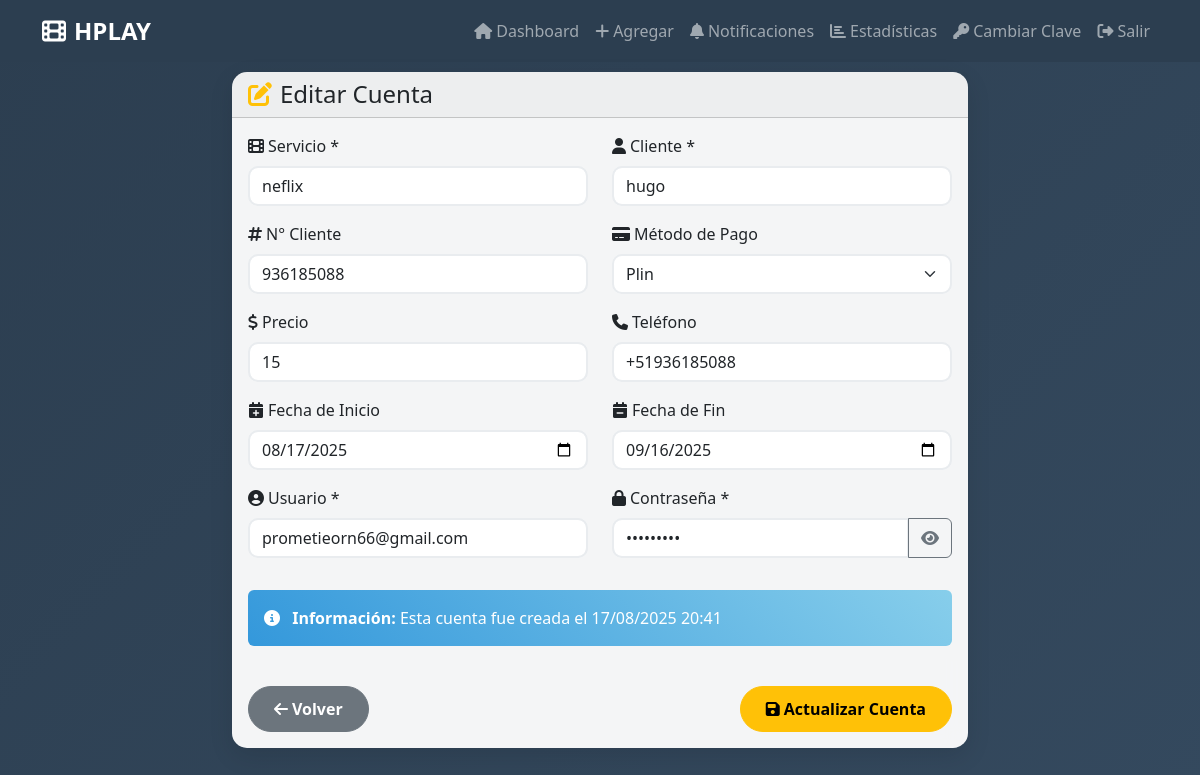
The app's page /editar_cuenta/2 (signed in) with its own data.
### app.py (models this page shows)
class Cuenta(db.Model):
    id = db.Column(db.Integer, primary_key=True)
    servicio = db.Column(db.String(100), nullable=False)
    cliente = db.Column(db.String(100), nullable=False)
    num_cliente = db.Column(db.String(50))
    metodo = db.Column(db.String(50))
    precio = db.Column(db.String(50))
    telefono = db.Column(db.String(20))
    fecha_inicio = db.Column(db.String(20))
    fecha_fin = db.Column(db.String(20))
    usuario = db.Column(db.String(100), nullable=False)
    password = db.Column(db.String(100), nullable=False)
    vencida = db.Column(db.Boolean, default=False)
    fecha_creacion = db.Column(db.DateTime, default=datetime.utcnow)

### app.py (the view, shortened to what this page needs)
@app.route('/editar_cuenta/<int:id>', methods=['GET', 'POST'])
def editar_cuenta(id):
    if 'user_id' not in session:
        return redirect(url_for('login'))
    cuenta = Cuenta.query.get_or_404(id)
    return render_template('editar_cuenta.html', cuenta=cuenta)

### web_app/templates/editar_cuenta.html (shortened to what this page needs)
{% extends "base.html" %}
{% block content %}
<div class="container">
    <div class="row justify-content-center">
        <div class="col-12 col-lg-8">
            <div class="card">
                <div class="card-header">
                    <h4 class="mb-0">
                        <i class="fas fa-edit me-2 text-warning"></i>Editar Cuenta
                    </h4>
                </div>
                <div class="card-body">
                    <form method="POST" class="needs-validation" novalidate>
                        <div class="row">
                            <div class="col-md-6 mb-3">
                                <label for="servicio" class="form-label">
                                    <i class="fas fa-film me-1"></i>Servicio *
                                </label>
                                <input type="text" class="form-control" id="servicio" name="servicio"
                                       value="{{ cuenta.servicio }}" required placeholder="Netflix, Disney+, etc.">
                            </div>
                            <div class="col-md-6 mb-3">
                                <label for="cliente" class="form-label">
                                    <i class="fas fa-user me-1"></i>Cliente *
                                </label>
                                <input type="text" class="form-control" id="cliente" name="cliente"
                                       value="{{ cuenta.cliente }}" required placeholder="Nombre del cliente">
                            </div>
                            <div class="col-md-6 mb-3">
                                <label for="num_cliente" class="form-label">
                                    <i class="fas fa-hashtag me-1"></i>N° Cliente
                                </label>
                                <input type="text" class="form-control" id="num_cliente" name="num_cliente"
                                       value="{{ cuenta.num_cliente or '' }}" placeholder="Número de cliente">
                            </div>
                            <div class="col-md-6 mb-3">
                                <label for="metodo" class="form-label">
                                    <i class="fas fa-credit-card me-1"></i>Método de Pago
                                </label>
                                <select class="form-select" id="metodo" name="metodo">
                                    <option value="Plin" {% if cuenta.metodo == 'Plin' %}selected{% endif %}>Plin</option>
                                </select>
                            </div>
                            <div class="col-md-6 mb-3">
                                <label for="precio" class="form-label">
                                    <i class="fas fa-dollar-sign me-1"></i>Precio
                                </label>
                                <input type="text" class="form-control" id="precio" name="precio"
                                       value="{{ cuenta.precio or '' }}" placeholder="S/. 0.00">
                            </div>
                            <div class="col-md-6 mb-3">
                                <label for="telefono" class="form-label">
                                    <i class="fas fa-phone me-1"></i>Teléfono
                                </label>
                                <input type="tel" class="form-control" id="telefono" name="telefono"
                                       value="{{ cuenta.telefono or '' }}" placeholder="+51 999 999 999">
                            </div>
                            <div class="col-md-6 mb-3">
                                <label for="fecha_inicio" class="form-label">
                                    <i class="fas fa-calendar-plus me-1"></i>Fecha de Inicio
                                </label>
                                <input type="date" class="form-control" id="fecha_inicio" name="fecha_inicio"
                                       value="{{ cuenta.fecha_inicio or '' }}">
                            </div>
                            <div class="col-md-6 mb-3">
                                <label for="fecha_fin" class="form-label">
                                    <i class="fas fa-calendar-minus me-1"></i>Fecha de Fin
                                </label>
                                <input type="date" class="form-control" id="fecha_fin" name="fecha_fin"
                                       value="{{ cuenta.fecha_fin or '' }}">
                            </div>
                            <div class="col-md-6 mb-3">
                                <label for="usuario" class="form-label">
                                    <i class="fas fa-user-circle me-1"></i>Usuario *
                                </label>
                                <input type="text" class="form-control" id="usuario" name="usuario"
                                       value="{{ cuenta.usuario }}" required placeholder="Usuario de la cuenta">
                            </div>
                            <div class="col-md-6 mb-3">
                                <label for="password" class="form-label">
                                    <i class="fas fa-lock me-1"></i>Contraseña *
                                </label>
                                <div class="input-group">
                                    <input type="password" class="form-control" id="password" name="password"
                                           value="{{ cuenta.password }}" required placeholder="Contraseña de la cuenta">
                                    <button class="btn btn-outline-secondary" type="button" id="togglePassword">
                                        <i class="fas fa-eye"></i>
                                    </button>
                                </div>
                            </div>
                        </div>
                        <div class="row mt-3">
                            <div class="col-12">
                                <div class="alert alert-info">
                                    <i class="fas fa-info-circle me-2"></i>
                                    <strong>Información:</strong> Esta cuenta fue creada el {{ cuenta.fecha_creacion.strftime('%d/%m/%Y %H:%M') if cuenta.fecha_creacion else 'Fecha no disponible' }}
                                </div>
                            </div>
                        </div>
                        <div class="row mt-4">
                            <div class="col-12 d-flex justify-content-between">
                                <a href="{{ url_for('dashboard') }}" class="btn btn-secondary btn-hplay">
                                    <i class="fas fa-arrow-left me-1"></i>Volver
                                </a>
                                <button type="submit" class="btn btn-warning btn-hplay">
                                    <i class="fas fa-save me-1"></i>Actualizar Cuenta
                                </button>
                            </div>
                        </div>
                    </form>
                </div>
            </div>
        </div>
    </div>
</div>
{% endblock %}

### web_app/templates/base.html (style rules this page uses)
:root { --hplay-primary: #2c3e50; --hplay-secondary: #34495e; --hplay-accent: #3498db; --hplay-success: #27ae60; --hplay-warning: #f39c12; --hplay-danger: #e74c3c; }
body { background: linear-gradient(135deg, var(--hplay-primary) 0%, var(--hplay-secondary) 100%); min-height: 100vh; font-family: 'Segoe UI', Tahoma, Geneva, Verdana, sans-serif; }
.card { border: none; border-radius: 15px; box-shadow: 0 8px 25px rgba(0,0,0,0.1); backdrop-filter: blur(10px); background: rgba(255,255,255,0.95); }
.btn-hplay { border-radius: 25px; padding: 10px 25px; font-weight: 600; transition: all 0.3s ease; }

### web_app/templates/editar_cuenta.html (style rules this page uses)
.form-control, .form-select { border-radius: 10px; border: 2px solid #e9ecef; transition: all 0.3s ease; }
.btn-hplay { min-width: 120px; }
.alert-info { background: linear-gradient(45deg, var(--hplay-accent), #87CEEB); border: none; color: white; }

### records on screen
Cuenta: servicio "neflix", cliente "hugo", num_cliente "936185088", metodo "Plin", precio "15", telefono "+51936185088", fecha_inicio "08/17/2025", fecha_fin "09/16/2025", usuario "prometieorn66@gmail.com", fecha_creacion "17/08/2025 20:41"
